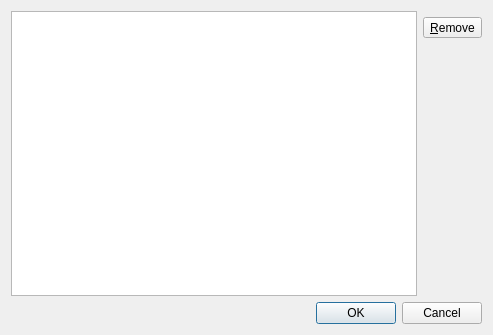
<?xml version="1.0" encoding="UTF-8"?>
<ui version="4.0">
 <class>ManageDialog</class>
 <widget class="QDialog" name="ManageDialog">
  <property name="windowModality">
   <enum>Qt::ApplicationModal</enum>
  </property>
  <property name="geometry">
   <rect>
    <x>0</x>
    <y>0</y>
    <width>493</width>
    <height>335</height>
   </rect>
  </property>
  <property name="windowTitle">
   <string>Manage recipe lists</string>
  </property>
  <layout class="QGridLayout" name="gridLayout" columnstretch="1,0">
   <item row="1" column="1">
    <widget class="QToolButton" name="remove_button">
     <property name="sizePolicy">
      <sizepolicy hsizetype="MinimumExpanding" vsizetype="Fixed">
       <horstretch>0</horstretch>
       <verstretch>0</verstretch>
      </sizepolicy>
     </property>
     <property name="text">
      <string>&amp;Remove</string>
     </property>
     <property name="icon">
      <iconset theme="list-remove">
       <normaloff/>
      </iconset>
     </property>
     <property name="toolButtonStyle">
      <enum>Qt::ToolButtonTextBesideIcon</enum>
     </property>
    </widget>
   </item>
   <item row="3" column="0" colspan="2">
    <widget class="QDialogButtonBox" name="buttonBox">
     <property name="orientation">
      <enum>Qt::Horizontal</enum>
     </property>
     <property name="standardButtons">
      <set>QDialogButtonBox::Cancel|QDialogButtonBox::Ok</set>
     </property>
    </widget>
   </item>
   <item row="2" column="1">
    <spacer name="verticalSpacer">
     <property name="orientation">
      <enum>Qt::Vertical</enum>
     </property>
     <property name="sizeHint" stdset="0">
      <size>
       <width>20</width>
       <height>40</height>
      </size>
     </property>
    </spacer>
   </item>
   <item row="0" column="0" rowspan="3">
    <widget class="QTableWidget" name="recipelist_table">
     <property name="selectionMode">
      <enum>QAbstractItemView::SingleSelection</enum>
     </property>
     <property name="columnCount">
      <number>1</number>
     </property>
     <attribute name="horizontalHeaderVisible">
      <bool>false</bool>
     </attribute>
     <attribute name="horizontalHeaderStretchLastSection">
      <bool>true</bool>
     </attribute>
     <attribute name="verticalHeaderVisible">
      <bool>false</bool>
     </attribute>
     <column/>
    </widget>
   </item>
  </layout>
 </widget>
 <resources/>
 <connections>
  <connection>
   <sender>buttonBox</sender>
   <signal>accepted()</signal>
   <receiver>ManageDialog</receiver>
   <slot>accept()</slot>
   <hints>
    <hint type="sourcelabel">
     <x>248</x>
     <y>254</y>
    </hint>
    <hint type="destinationlabel">
     <x>157</x>
     <y>274</y>
    </hint>
   </hints>
  </connection>
  <connection>
   <sender>buttonBox</sender>
   <signal>rejected()</signal>
   <receiver>ManageDialog</receiver>
   <slot>reject()</slot>
   <hints>
    <hint type="sourcelabel">
     <x>316</x>
     <y>260</y>
    </hint>
    <hint type="destinationlabel">
     <x>286</x>
     <y>274</y>
    </hint>
   </hints>
  </connection>
 </connections>
</ui>
